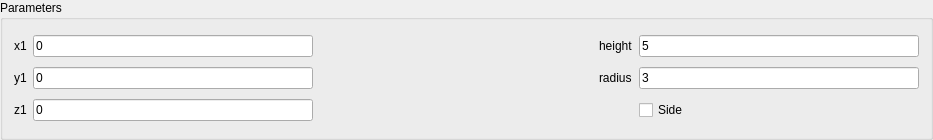
<?xml version="1.0" encoding="UTF-8"?>
<ui version="4.0">
 <class>CylinderWidget</class>
 <widget class="QWidget" name="CylinderWidget">
  <property name="geometry">
   <rect>
    <x>0</x>
    <y>0</y>
    <width>933</width>
    <height>140</height>
   </rect>
  </property>
  <property name="windowTitle">
   <string>CylinderWidget</string>
  </property>
  <layout class="QVBoxLayout" name="verticalLayout">
   <property name="spacing">
    <number>0</number>
   </property>
   <property name="leftMargin">
    <number>0</number>
   </property>
   <property name="topMargin">
    <number>0</number>
   </property>
   <property name="rightMargin">
    <number>0</number>
   </property>
   <property name="bottomMargin">
    <number>0</number>
   </property>
   <item>
    <widget class="QGroupBox" name="groupBox">
     <property name="title">
      <string>Parameters</string>
     </property>
     <layout class="QGridLayout" name="gridLayout">
      <item row="1" column="0">
       <widget class="QLabel" name="label_3">
        <property name="text">
         <string>y1</string>
        </property>
       </widget>
      </item>
      <item row="2" column="0">
       <widget class="QLabel" name="label_4">
        <property name="text">
         <string>z1</string>
        </property>
       </widget>
      </item>
      <item row="2" column="1">
       <widget class="QLineEdit" name="lineEdit_z1">
        <property name="text">
         <string>0</string>
        </property>
       </widget>
      </item>
      <item row="0" column="2">
       <spacer name="horizontalSpacer_2">
        <property name="orientation">
         <enum>Qt::Horizontal</enum>
        </property>
        <property name="sizeHint" stdset="0">
         <size>
          <width>40</width>
          <height>20</height>
         </size>
        </property>
       </spacer>
      </item>
      <item row="0" column="5">
       <widget class="QLineEdit" name="lineEdit_height">
        <property name="text">
         <string>5</string>
        </property>
       </widget>
      </item>
      <item row="1" column="3">
       <widget class="QLabel" name="label_9">
        <property name="text">
         <string>radius</string>
        </property>
       </widget>
      </item>
      <item row="0" column="3">
       <widget class="QLabel" name="label_8">
        <property name="text">
         <string>height</string>
        </property>
       </widget>
      </item>
      <item row="0" column="0">
       <widget class="QLabel" name="label_2">
        <property name="text">
         <string>x1</string>
        </property>
       </widget>
      </item>
      <item row="0" column="1">
       <widget class="QLineEdit" name="lineEdit_x1">
        <property name="text">
         <string>0</string>
        </property>
       </widget>
      </item>
      <item row="1" column="1">
       <widget class="QLineEdit" name="lineEdit_y1">
        <property name="text">
         <string>0</string>
        </property>
       </widget>
      </item>
      <item row="1" column="5">
       <widget class="QLineEdit" name="lineEdit_radius">
        <property name="text">
         <string>3</string>
        </property>
       </widget>
      </item>
      <item row="2" column="5">
       <widget class="QCheckBox" name="checkBox_side">
        <property name="text">
         <string>Side</string>
        </property>
       </widget>
      </item>
     </layout>
    </widget>
   </item>
  </layout>
 </widget>
 <layoutdefault spacing="6" margin="11"/>
 <resources/>
 <connections/>
</ui>
